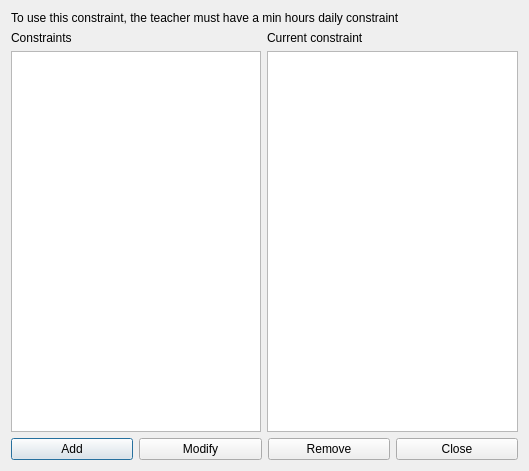
<?xml version="1.0" encoding="UTF-8"?>
<ui version="4.0">
 <class>ConstraintTeachersMinHoursPerAfternoonForm_template</class>
 <widget class="QDialog" name="ConstraintTeachersMinHoursPerAfternoonForm_template">
  <property name="geometry">
   <rect>
    <x>0</x>
    <y>0</y>
    <width>529</width>
    <height>471</height>
   </rect>
  </property>
  <property name="windowTitle">
   <string extracomment="This is the title of the dialog in which you see the list of all constraints of this type">Constraints teachers min hours per afternoon</string>
  </property>
  <layout class="QGridLayout" name="gridLayout">
   <item row="0" column="0" colspan="2">
    <widget class="QLabel" name="instructionsLabel">
     <property name="sizePolicy">
      <sizepolicy hsizetype="Minimum" vsizetype="Minimum">
       <horstretch>0</horstretch>
       <verstretch>0</verstretch>
      </sizepolicy>
     </property>
     <property name="text">
      <string>To use this constraint, the teacher must have a min hours daily constraint</string>
     </property>
     <property name="wordWrap">
      <bool>true</bool>
     </property>
    </widget>
   </item>
   <item row="1" column="0">
    <layout class="QVBoxLayout" name="verticalLayout">
     <item>
      <widget class="QLabel" name="constraintsTextLabel">
       <property name="frameShape">
        <enum>QFrame::NoFrame</enum>
       </property>
       <property name="frameShadow">
        <enum>QFrame::Plain</enum>
       </property>
       <property name="text">
        <string>Constraints</string>
       </property>
       <property name="wordWrap">
        <bool>false</bool>
       </property>
      </widget>
     </item>
     <item>
      <widget class="QListWidget" name="constraintsListWidget"/>
     </item>
    </layout>
   </item>
   <item row="1" column="1">
    <layout class="QVBoxLayout" name="verticalLayout_2">
     <item>
      <widget class="QLabel" name="currentConstraintTextLabel">
       <property name="text">
        <string>Current constraint</string>
       </property>
       <property name="wordWrap">
        <bool>false</bool>
       </property>
      </widget>
     </item>
     <item>
      <widget class="QPlainTextEdit" name="currentConstraintTextEdit"/>
     </item>
    </layout>
   </item>
   <item row="2" column="0" colspan="2">
    <layout class="QHBoxLayout" name="horizontalLayout">
     <item>
      <widget class="QPushButton" name="addConstraintPushButton">
       <property name="text">
        <string>Add</string>
       </property>
      </widget>
     </item>
     <item>
      <widget class="QPushButton" name="modifyConstraintPushButton">
       <property name="text">
        <string>Modify</string>
       </property>
      </widget>
     </item>
     <item>
      <widget class="QPushButton" name="removeConstraintPushButton">
       <property name="text">
        <string>Remove</string>
       </property>
      </widget>
     </item>
     <item>
      <widget class="QPushButton" name="closePushButton">
       <property name="text">
        <string>Close</string>
       </property>
      </widget>
     </item>
    </layout>
   </item>
  </layout>
 </widget>
 <layoutdefault spacing="6" margin="11"/>
 <resources/>
 <connections/>
</ui>
